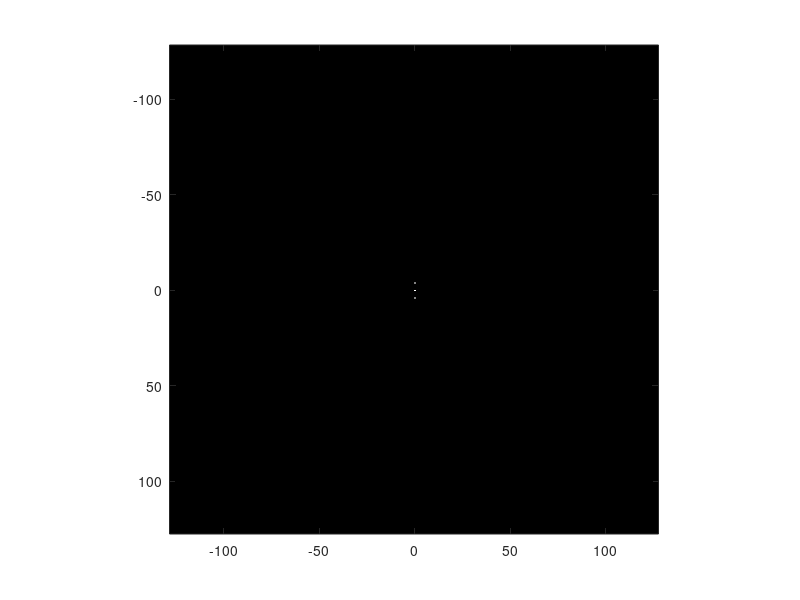

The MATLAB script that drew this image:
close all;

img = zeros(256,256);
[H, W] = size(img);
for y = 1:H
    for x = 1:W
        img(x,y) = sin(2 * pi / (256 / 4) * x) + 1;
    end
end
fft2_img = fft2(img);
fspec = fftshift(fft2_img);
j = abs(fspec);
result = j * j;

figure;
colormap(gray);
imagesc([-128:127],[-128:127], result);
axis image;
